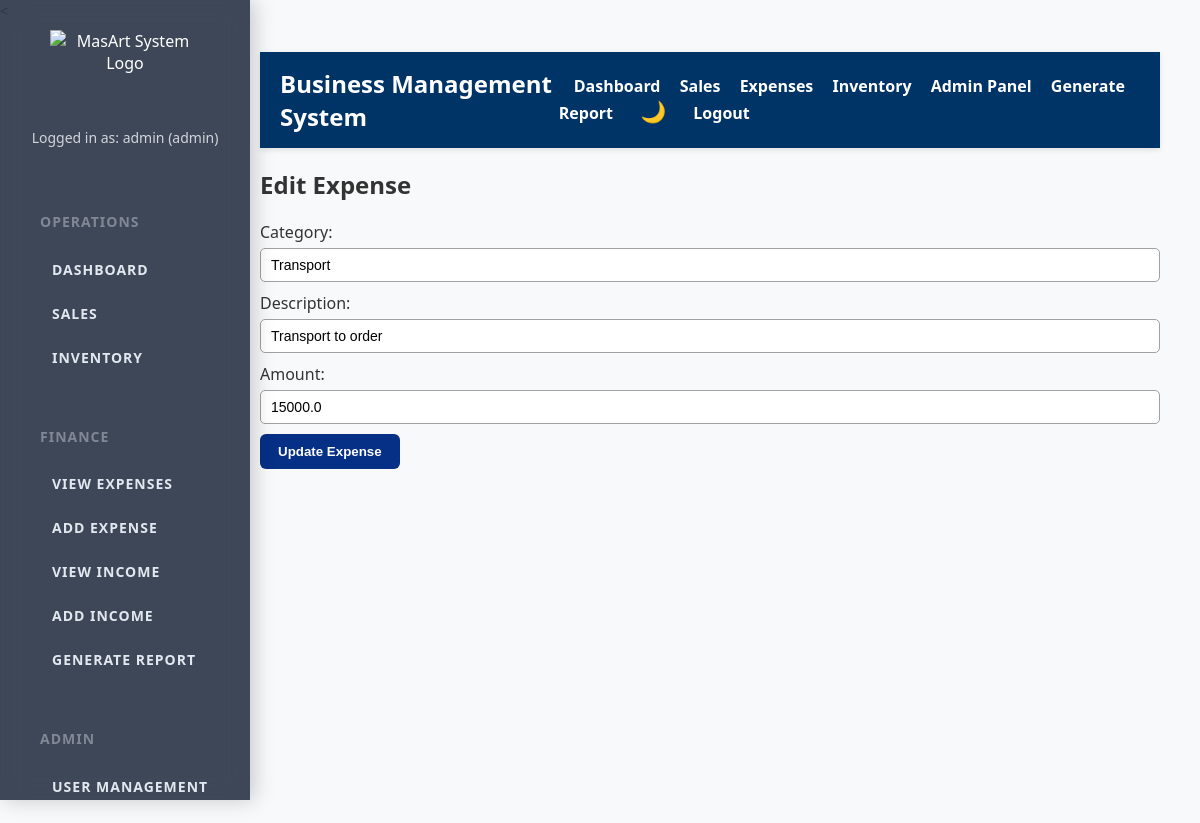
/edit_expense/2 (signed in), run on an earlier commit of the app's database.
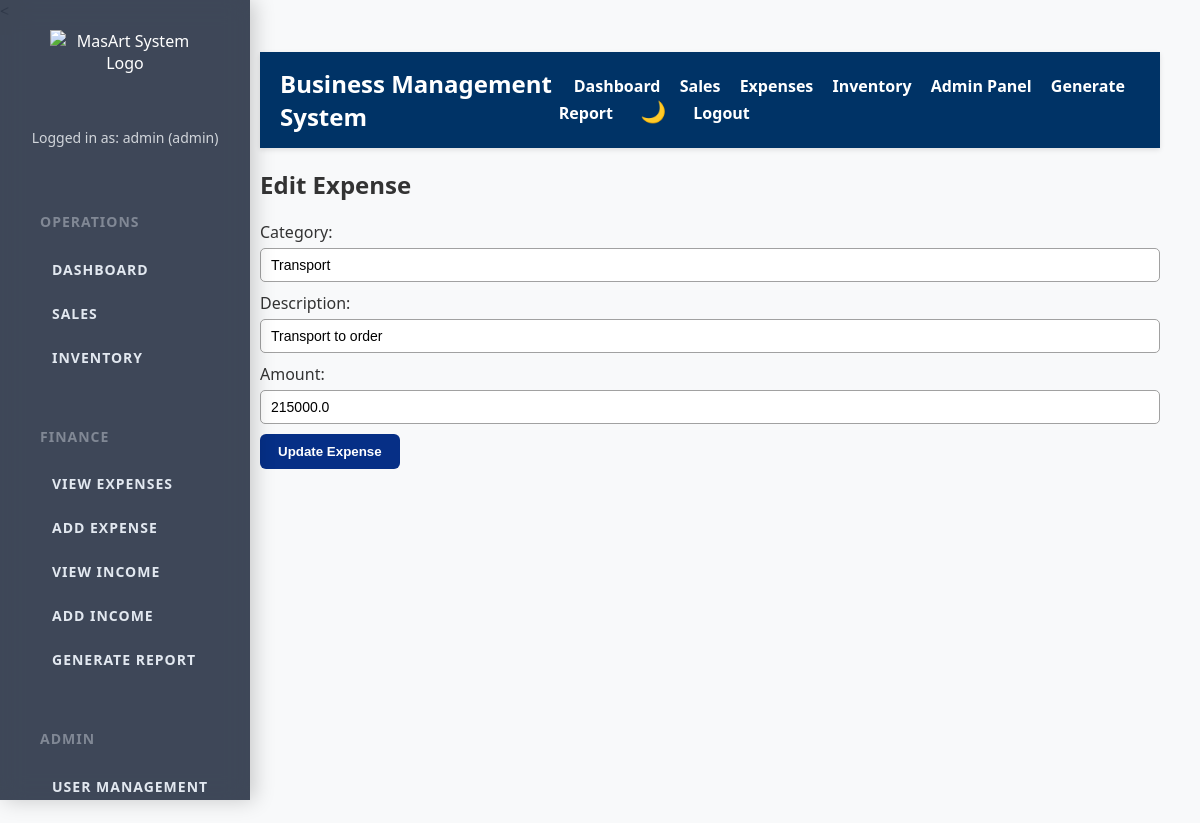
And on a later commit of the database.
### tables this page shows
CREATE TABLE expenses (
                id INTEGER PRIMARY KEY AUTOINCREMENT,
                category TEXT NOT NULL,
                description TEXT,
                amount REAL NOT NULL,
                date TEXT DEFAULT CURRENT_TIMESTAMP
            );

### app.py (the view, shortened to what this page needs)
@app.route('/edit_expense/<int:expense_id>', methods=['GET', 'POST'])
@admin_required
def edit_expense(expense_id):
    if session.get('role') != 'admin':
        flash("Unauthorized action!", "danger")
        return redirect(url_for('view_expenses'))
    conn = get_db_connection()
    cursor = conn.cursor()
    cursor.execute("SELECT * FROM expenses WHERE id = ?", (expense_id,))
    expense = cursor.fetchone()
    if not expense:
        conn.close()
        flash("Expense not found.", "danger")
        return redirect(url_for('view_expenses'))
    conn.close()
    return render_template('edit_expense.html', expense=expense)

### app.py (called while the page is built)
def admin_required(f):
    @wraps(f)
    def decorated_function(*args, **kwargs):
        if 'role' not in session or session['role'] != 'admin':
            flash("You do not have permission to access this page.", "error")
            return redirect(url_for('dashboard'))
        return f(*args, **kwargs)
    return decorated_function

def get_db_connection():
    conn = sqlite3.connect(DATABASE, timeout=10)  # Added timeout to avoid database lock errors
    conn.row_factory = sqlite3.Row  # This allows us to access columns by name
    return conn

### templates/edit_expense.html (shortened to what this page needs)
{% extends "base.html" %}
{% block content %}
<h2>Edit Expense</h2>
<form method="POST">
    <label>Category:</label>
    <input type="text" name="category" value="{{ expense[1] }}" required>
    <label>Description:</label>
    <input type="text" name="description" value="{{ expense[2] }}">
    <label>Amount:</label>
    <input type="number" step="0.01" name="amount" value="{{ expense[3] }}" required>
    <button type="submit">Update Expense</button>
</form>
{% endblock %}

What changed in the data, as far as the page shows it:
changed expenses "Transport": amount "15000.0" → "215000.0"
